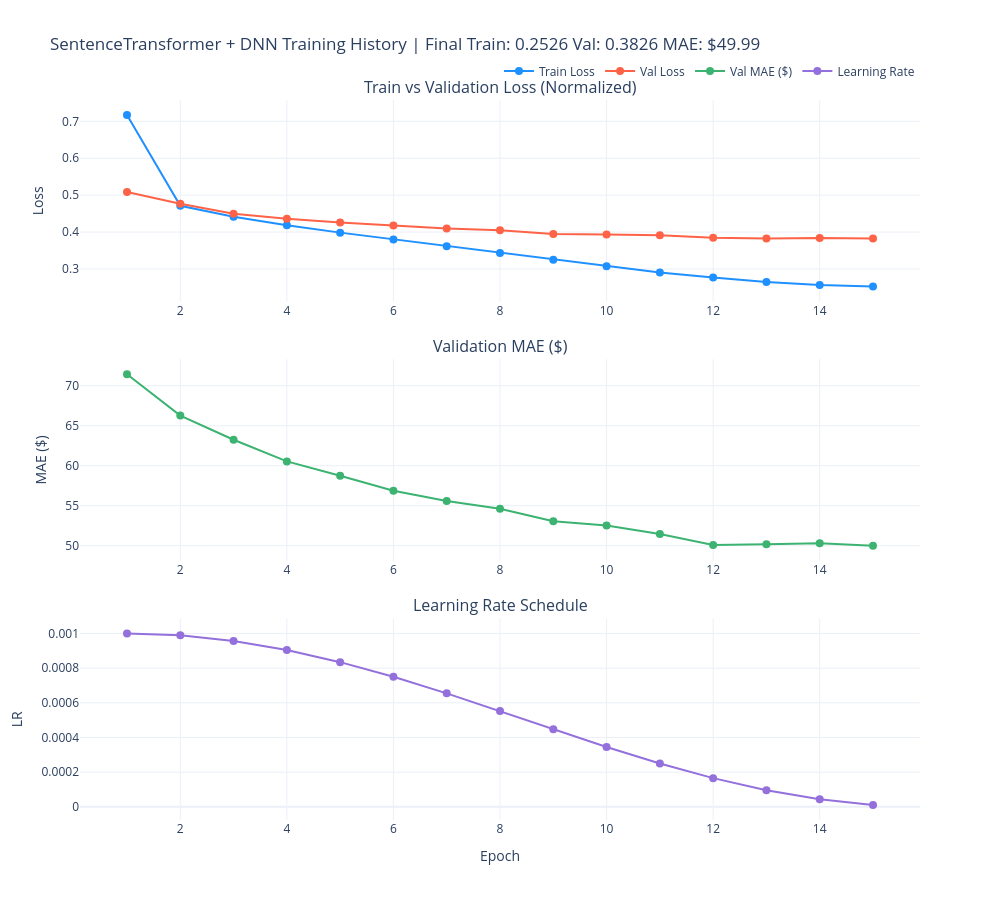

Notebook code for this chart:
### Markdown cell above
## 4. Training History

### Code cell
plot_training_history(history, title="SentenceTransformer + DNN")

### Figure 1 — Plotly figure (JSON) as saved in the notebook; plotly's stock layout.template omitted (floating-point values rounded to 4 significant figures)
{"data": [{"line": {"color": "dodgerblue", "width": 2}, "marker": {"size": 8}, "mode": "lines+markers", "name": "Train Loss", "type": "scatter", "x": [1, 2, 3, 4, 5, 6, 7, 8, 9, 10, 11, 12, 13, 14, 15], "xaxis": "x", "y": [0.7169, 0.4712, 0.4413, 0.4185, 0.3985, 0.3803, 0.3618, 0.3435, 0.3253, 0.3075, 0.2907, 0.2767, 0.2649, 0.2569, 0.2526], "yaxis": "y"}, {"line": {"color": "tomato", "width": 2}, "marker": {"size": 8}, "mode": "lines+markers", "name": "Val Loss", "type": "scatter", "x": [1, 2, 3, 4, 5, 6, 7, 8, 9, 10, 11, 12, 13, 14, 15], "xaxis": "x", "y": [0.5087, 0.4768, 0.4496, 0.436, 0.4261, 0.4175, 0.41, 0.405, 0.3946, 0.3935, 0.3913, 0.3848, 0.3826, 0.3842, 0.3826], "yaxis": "y"}, {"hovertemplate": "Epoch %{x}<br>MAE: $%{y:,.2f}<extra></extra>", "line": {"color": "mediumseagreen", "width": 2}, "marker": {"size": 8}, "mode": "lines+markers", "name": "Val MAE ($)", "type": "scatter", "x": [1, 2, 3, 4, 5, 6, 7, 8, 9, 10, 11, 12, 13, 14, 15], "xaxis": "x2", "y": [71.44, 66.27, 63.25, 60.54, 58.75, 56.88, 55.58, 54.62, 53.05, 52.53, 51.45, 50.08, 50.18, 50.3, 49.99], "yaxis": "y2"}, {"line": {"color": "mediumpurple", "width": 2}, "marker": {"size": 8}, "mode": "lines+markers", "name": "Learning Rate", "type": "scatter", "x": [1, 2, 3, 4, 5, 6, 7, 8, 9, 10, 11, 12, 13, 14, 15], "xaxis": "x3", "y": [0.001, 0.0009891, 0.0009568, 0.0009045, 0.0008346, 0.00075, 0.0006545, 0.0005523, 0.0004477, 0.0003455, 0.00025, 0.0001654, 9.549e-05, 4.323e-05, 1.093e-05], "yaxis": "y3"}], "layout": {"annotations": [{"font": {"size": 16}, "showarrow": false, "text": "Train vs Validation Loss (Normalized)", "x": 0.5, "xanchor": "center", "xref": "paper", "y": 1, "yanchor": "bottom", "yref": "paper"}, {"font": {"size": 16}, "showarrow": false, "text": "Validation MAE ($)", "x": 0.5, "xanchor": "center", "xref": "paper", "y": 0.64, "yanchor": "bottom", "yref": "paper"}, {"font": {"size": 16}, "showarrow": false, "text": "Learning Rate Schedule", "x": 0.5, "xanchor": "center", "xref": "paper", "y": 0.28, "yanchor": "bottom", "yref": "paper"}], "height": 900, "legend": {"orientation": "h", "x": 1, "xanchor": "right", "y": 1.02, "yanchor": "bottom"}, "showlegend": true, "title": {"text": "SentenceTransformer + DNN Training History | Final Train: 0.2526 Val: 0.3826 MAE: $49.99"}, "width": 1000, "xaxis": {"anchor": "y", "domain": [0, 1]}, "xaxis2": {"anchor": "y2", "domain": [0, 1]}, "xaxis3": {"anchor": "y3", "domain": [0, 1], "title": {"text": "Epoch"}}, "yaxis": {"anchor": "x", "domain": [0.72, 1], "title": {"text": "Loss"}}, "yaxis2": {"anchor": "x2", "domain": [0.36, 0.64], "title": {"text": "MAE ($)"}}, "yaxis3": {"anchor": "x3", "domain": [0, 0.28], "title": {"text": "LR"}}}}
